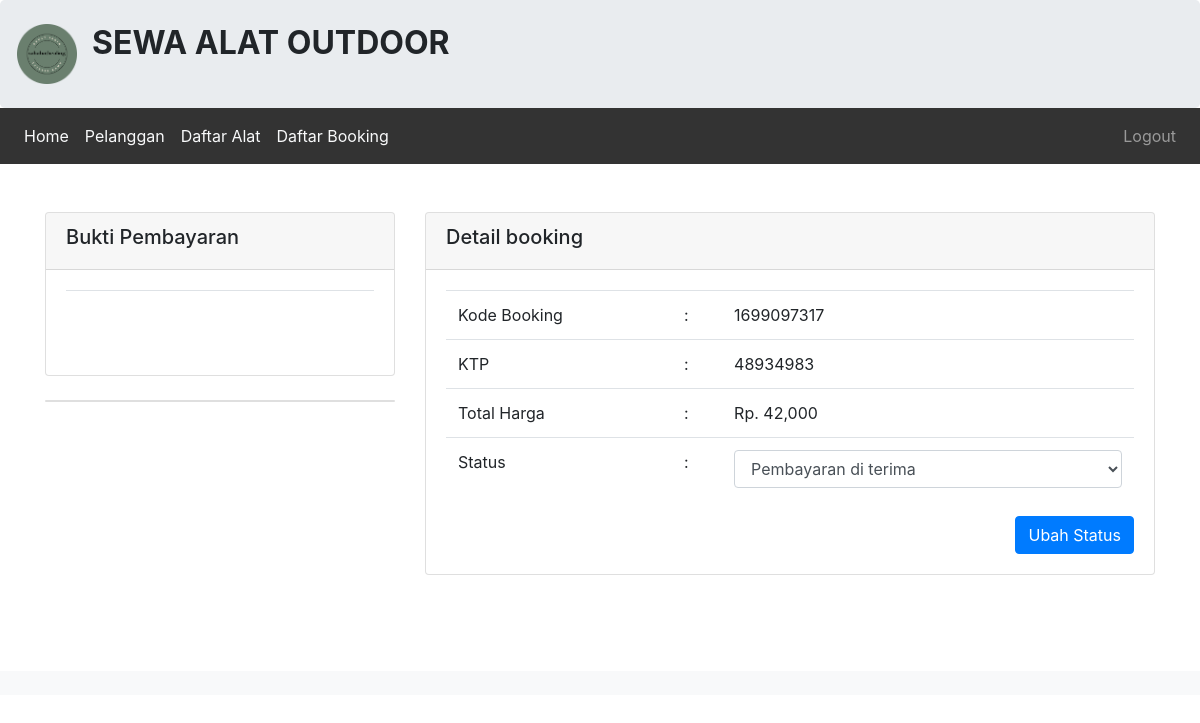
The page /admin/booking/bayar.php?id=1699097317 (signed in) on the database its author committed.
### tables this page shows
CREATE TABLE `tbl_booking_212303` (
  `212303_id_booking` int(11) NOT NULL,
  `212303_kode_booking` varchar(50) NOT NULL,
  `212303_id_login` int(50) NOT NULL,
  `212303_id_alat` varchar(50) NOT NULL,
  `212303_nama` varchar(100) NOT NULL,
  `212303_alamat` varchar(100) NOT NULL,
  `212303_ktp` varchar(100) NOT NULL,
  `212303_no_telp` varchar(100) NOT NULL,
  `212303_tgl_sewa` date NOT NULL,
  `212303_tgl_kmb` date NOT NULL,
  `212303_total_bayar` int(100) NOT NULL,
  `212303_konfirmasi` varchar(100) NOT NULL,
  `212303_tgl_input` date NOT NULL
);

### admin/booking/bayar.php (the view, shortened to what this page needs)
<?php
include '../header2.php';
include '../../koneksi.php';
$kode_booking = $_GET['id'];
$query = "SELECT * FROM tbl_booking_212303 WHERE 212303_kode_booking = '$kode_booking'";
$hasil = mysqli_query($koneksi, $query);
$isi = mysqli_fetch_assoc($hasil);
$id_booking = $isi['212303_id_booking'];
$query2 = "SELECT * FROM tbl_pembayaran_212303 WHERE 212303_id_booking = '$id_booking'";
$hasil2 = mysqli_query($koneksi, $query2);
$isi2 = mysqli_fetch_assoc($hasil2);
?>
<br>
<br>
<div class="container">
    <div class="row">
        <div class="col-sm-4">
            <div class="card">
                <div class="card-header">
                    <h5> Bukti Pembayaran</h5>
                </div>
                <div class="card-body">
                        <table class="table">
                            <tr>
                                <td><img src="../../images/<?= $isi2['212303_gambar']; ?>" alt="" width="100%"></td>
                            </tr>
                        </table>
                </div>
            </div>
            <br />
            <div class="card">
            </div>
        </div>
        <div class="col-sm-8">
            <div class="card">
                <div class="card-header">
                    <h5> Detail booking</h5>
                </div>
                <div class="card-body">
                    <form method="post" action="proses.php?id=konfirmasi">
                        <table class="table">
                            <tr>
                                <td>Kode Booking </td>
                                <td> :</td>
                                <td><?php echo $isi['212303_kode_booking']; ?></td>
                            </tr>
                            <tr>
                                <td>KTP </td>
                                <td> :</td>
                                <td><?php echo $isi['212303_ktp']; ?></td>
                            </tr>
                            <tr>
                                <td>Total Harga </td>
                                <td> :</td>
                                <td>Rp. <?php echo number_format($isi['212303_total_bayar']); ?></td>
                            </tr>
                            <tr>
                                <td>Status </td>
                                <td> :</td>
                                <td>
                                    <select class="form-control" name="status">
                                        <option <?php if ($isi['212303_konfirmasi'] == 'Pembayaran di terima') {
                                                    echo 'selected';
                                                } ?>>
                                            Pembayaran di terima
                                        </option>
                                    </select>
                                </td>
                            </tr>
                        </table>
                        <button type="submit" class="btn btn-primary float-right">
                            Ubah Status
                        </button>
                    </form>
                </div>
            </div>
        </div>
    </div>
</div>
<br>
<br>
<br>
<?php include '../footer.php'; ?>

### rows shown on the page
tbl_booking_212303: 212303_kode_booking "1699097317", 212303_ktp "48934983", 212303_total_bayar "42,000", status "Pembayaran di terima"
